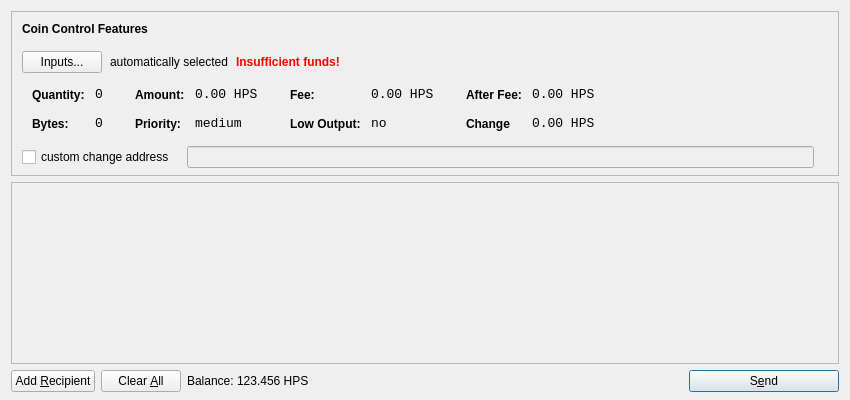
<?xml version="1.0" encoding="UTF-8"?>
<ui version="4.0">
 <class>SendCoinsDialog</class>
 <widget class="QDialog" name="SendCoinsDialog">
  <property name="geometry">
   <rect>
    <x>0</x>
    <y>0</y>
    <width>850</width>
    <height>400</height>
   </rect>
  </property>
  <property name="windowTitle">
   <string>Send Coins</string>
  </property>
  <layout class="QVBoxLayout" name="verticalLayout" stretch="0,1,0">
   <property name="bottomMargin">
    <number>8</number>
   </property>
   <item>
    <widget class="QFrame" name="frameCoinControl">
     <property name="sizePolicy">
      <sizepolicy hsizetype="Expanding" vsizetype="Expanding">
       <horstretch>0</horstretch>
       <verstretch>0</verstretch>
      </sizepolicy>
     </property>
     <property name="maximumSize">
      <size>
       <width>16777215</width>
       <height>16777215</height>
      </size>
     </property>
     <property name="frameShape">
      <enum>QFrame::StyledPanel</enum>
     </property>
     <property name="frameShadow">
      <enum>QFrame::Sunken</enum>
     </property>
     <layout class="QVBoxLayout" name="verticalLayoutCoinControl2">
      <property name="spacing">
       <number>-1</number>
      </property>
      <property name="leftMargin">
       <number>0</number>
      </property>
      <property name="topMargin">
       <number>0</number>
      </property>
      <property name="rightMargin">
       <number>0</number>
      </property>
      <property name="bottomMargin">
       <number>6</number>
      </property>
      <item>
       <layout class="QVBoxLayout" name="verticalLayoutCoinControl" stretch="0,0,0,0,1">
        <property name="spacing">
         <number>0</number>
        </property>
        <property name="leftMargin">
         <number>10</number>
        </property>
        <property name="topMargin">
         <number>10</number>
        </property>
        <item>
         <layout class="QHBoxLayout" name="horizontalLayoutCoinControl1">
          <property name="bottomMargin">
           <number>15</number>
          </property>
          <item>
           <widget class="QLabel" name="labelCoinControlFeatures">
            <property name="sizePolicy">
             <sizepolicy hsizetype="Preferred" vsizetype="Maximum">
              <horstretch>0</horstretch>
              <verstretch>0</verstretch>
             </sizepolicy>
            </property>
            <property name="font">
             <font>
              <weight>75</weight>
              <bold>true</bold>
             </font>
            </property>
            <property name="styleSheet">
             <string notr="true">font-weight:bold;</string>
            </property>
            <property name="text">
             <string>Coin Control Features</string>
            </property>
           </widget>
          </item>
         </layout>
        </item>
        <item>
         <layout class="QHBoxLayout" name="horizontalLayoutCoinControl2" stretch="0,0,0,0">
          <property name="spacing">
           <number>8</number>
          </property>
          <property name="bottomMargin">
           <number>10</number>
          </property>
          <item>
           <widget class="QPushButton" name="pushButtonCoinControl">
            <property name="styleSheet">
             <string notr="true"/>
            </property>
            <property name="text">
             <string>Inputs...</string>
            </property>
           </widget>
          </item>
          <item>
           <widget class="QLabel" name="labelCoinControlAutomaticallySelected">
            <property name="text">
             <string>automatically selected</string>
            </property>
            <property name="margin">
             <number>5</number>
            </property>
           </widget>
          </item>
          <item>
           <widget class="QLabel" name="labelCoinControlInsuffFunds">
            <property name="font">
             <font>
              <weight>75</weight>
              <bold>true</bold>
             </font>
            </property>
            <property name="styleSheet">
             <string notr="true">color:red;font-weight:bold;</string>
            </property>
            <property name="text">
             <string>Insufficient funds!</string>
            </property>
            <property name="margin">
             <number>5</number>
            </property>
           </widget>
          </item>
          <item>
           <spacer name="horizontalSpacerCoinControl">
            <property name="orientation">
             <enum>Qt::Horizontal</enum>
            </property>
            <property name="sizeHint" stdset="0">
             <size>
              <width>40</width>
              <height>1</height>
             </size>
            </property>
           </spacer>
          </item>
         </layout>
        </item>
        <item>
         <widget class="QWidget" name="widgetCoinControl" native="true">
          <property name="sizePolicy">
           <sizepolicy hsizetype="Preferred" vsizetype="Preferred">
            <horstretch>0</horstretch>
            <verstretch>0</verstretch>
           </sizepolicy>
          </property>
          <property name="minimumSize">
           <size>
            <width>0</width>
            <height>0</height>
           </size>
          </property>
          <property name="styleSheet">
           <string notr="true"/>
          </property>
          <layout class="QHBoxLayout" name="horizontalLayoutCoinControl5">
           <property name="margin">
            <number>0</number>
           </property>
           <item>
            <layout class="QHBoxLayout" name="horizontalLayoutCoinControl3" stretch="0,0,0,1">
             <property name="spacing">
              <number>20</number>
             </property>
             <property name="topMargin">
              <number>0</number>
             </property>
             <property name="bottomMargin">
              <number>10</number>
             </property>
             <item>
              <layout class="QFormLayout" name="formLayoutCoinControl1">
               <property name="horizontalSpacing">
                <number>10</number>
               </property>
               <property name="verticalSpacing">
                <number>14</number>
               </property>
               <property name="leftMargin">
                <number>10</number>
               </property>
               <property name="topMargin">
                <number>4</number>
               </property>
               <property name="rightMargin">
                <number>6</number>
               </property>
               <item row="0" column="0">
                <widget class="QLabel" name="labelCoinControlQuantityText">
                 <property name="styleSheet">
                  <string notr="true">font-weight:bold;</string>
                 </property>
                 <property name="text">
                  <string>Quantity:</string>
                 </property>
                 <property name="margin">
                  <number>0</number>
                 </property>
                </widget>
               </item>
               <item row="0" column="1">
                <widget class="QLabel" name="labelCoinControlQuantity">
                 <property name="font">
                  <font>
                   <family>Monospace</family>
                   <pointsize>10</pointsize>
                  </font>
                 </property>
                 <property name="cursor">
                  <cursorShape>IBeamCursor</cursorShape>
                 </property>
                 <property name="contextMenuPolicy">
                  <enum>Qt::ActionsContextMenu</enum>
                 </property>
                 <property name="text">
                  <string>0</string>
                 </property>
                 <property name="margin">
                  <number>0</number>
                 </property>
                 <property name="textInteractionFlags">
                  <set>Qt::LinksAccessibleByMouse|Qt::TextSelectableByKeyboard|Qt::TextSelectableByMouse</set>
                 </property>
                </widget>
               </item>
               <item row="1" column="0">
                <widget class="QLabel" name="labelCoinControlBytesText">
                 <property name="styleSheet">
                  <string notr="true">font-weight:bold;</string>
                 </property>
                 <property name="text">
                  <string>Bytes:</string>
                 </property>
                </widget>
               </item>
               <item row="1" column="1">
                <widget class="QLabel" name="labelCoinControlBytes">
                 <property name="font">
                  <font>
                   <family>Monospace</family>
                   <pointsize>10</pointsize>
                  </font>
                 </property>
                 <property name="cursor">
                  <cursorShape>IBeamCursor</cursorShape>
                 </property>
                 <property name="contextMenuPolicy">
                  <enum>Qt::ActionsContextMenu</enum>
                 </property>
                 <property name="text">
                  <string>0</string>
                 </property>
                 <property name="textInteractionFlags">
                  <set>Qt::LinksAccessibleByMouse|Qt::TextSelectableByKeyboard|Qt::TextSelectableByMouse</set>
                 </property>
                </widget>
               </item>
              </layout>
             </item>
             <item>
              <layout class="QFormLayout" name="formLayoutCoinControl2">
               <property name="horizontalSpacing">
                <number>10</number>
               </property>
               <property name="verticalSpacing">
                <number>14</number>
               </property>
               <property name="leftMargin">
                <number>6</number>
               </property>
               <property name="topMargin">
                <number>4</number>
               </property>
               <property name="rightMargin">
                <number>6</number>
               </property>
               <item row="0" column="0">
                <widget class="QLabel" name="labelCoinControlAmountText">
                 <property name="styleSheet">
                  <string notr="true">font-weight:bold;</string>
                 </property>
                 <property name="text">
                  <string>Amount:</string>
                 </property>
                 <property name="margin">
                  <number>0</number>
                 </property>
                </widget>
               </item>
               <item row="0" column="1">
                <widget class="QLabel" name="labelCoinControlAmount">
                 <property name="font">
                  <font>
                   <family>Monospace</family>
                   <pointsize>10</pointsize>
                  </font>
                 </property>
                 <property name="cursor">
                  <cursorShape>IBeamCursor</cursorShape>
                 </property>
                 <property name="contextMenuPolicy">
                  <enum>Qt::ActionsContextMenu</enum>
                 </property>
                 <property name="text">
                  <string>0.00 HPS</string>
                 </property>
                 <property name="textInteractionFlags">
                  <set>Qt::LinksAccessibleByMouse|Qt::TextSelectableByKeyboard|Qt::TextSelectableByMouse</set>
                 </property>
                </widget>
               </item>
               <item row="1" column="0">
                <widget class="QLabel" name="labelCoinControlPriorityText">
                 <property name="styleSheet">
                  <string notr="true">font-weight:bold;</string>
                 </property>
                 <property name="text">
                  <string>Priority:</string>
                 </property>
                </widget>
               </item>
               <item row="1" column="1">
                <widget class="QLabel" name="labelCoinControlPriority">
                 <property name="font">
                  <font>
                   <family>Monospace</family>
                   <pointsize>10</pointsize>
                  </font>
                 </property>
                 <property name="cursor">
                  <cursorShape>IBeamCursor</cursorShape>
                 </property>
                 <property name="contextMenuPolicy">
                  <enum>Qt::ActionsContextMenu</enum>
                 </property>
                 <property name="text">
                  <string>medium</string>
                 </property>
                 <property name="textInteractionFlags">
                  <set>Qt::LinksAccessibleByMouse|Qt::TextSelectableByKeyboard|Qt::TextSelectableByMouse</set>
                 </property>
                </widget>
               </item>
              </layout>
             </item>
             <item>
              <layout class="QFormLayout" name="formLayoutCoinControl3">
               <property name="horizontalSpacing">
                <number>10</number>
               </property>
               <property name="verticalSpacing">
                <number>14</number>
               </property>
               <property name="leftMargin">
                <number>6</number>
               </property>
               <property name="topMargin">
                <number>4</number>
               </property>
               <property name="rightMargin">
                <number>6</number>
               </property>
               <item row="0" column="0">
                <widget class="QLabel" name="labelCoinControlFeeText">
                 <property name="styleSheet">
                  <string notr="true">font-weight:bold;</string>
                 </property>
                 <property name="text">
                  <string>Fee:</string>
                 </property>
                 <property name="margin">
                  <number>0</number>
                 </property>
                </widget>
               </item>
               <item row="0" column="1">
                <widget class="QLabel" name="labelCoinControlFee">
                 <property name="font">
                  <font>
                   <family>Monospace</family>
                   <pointsize>10</pointsize>
                  </font>
                 </property>
                 <property name="cursor">
                  <cursorShape>IBeamCursor</cursorShape>
                 </property>
                 <property name="contextMenuPolicy">
                  <enum>Qt::ActionsContextMenu</enum>
                 </property>
                 <property name="text">
                  <string>0.00 HPS</string>
                 </property>
                 <property name="textInteractionFlags">
                  <set>Qt::LinksAccessibleByMouse|Qt::TextSelectableByKeyboard|Qt::TextSelectableByMouse</set>
                 </property>
                </widget>
               </item>
               <item row="1" column="0">
                <widget class="QLabel" name="labelCoinControlLowOutputText">
                 <property name="styleSheet">
                  <string notr="true">font-weight:bold;</string>
                 </property>
                 <property name="text">
                  <string>Low Output:</string>
                 </property>
                </widget>
               </item>
               <item row="1" column="1">
                <widget class="QLabel" name="labelCoinControlLowOutput">
                 <property name="font">
                  <font>
                   <family>Monospace</family>
                   <pointsize>10</pointsize>
                  </font>
                 </property>
                 <property name="cursor">
                  <cursorShape>IBeamCursor</cursorShape>
                 </property>
                 <property name="contextMenuPolicy">
                  <enum>Qt::ActionsContextMenu</enum>
                 </property>
                 <property name="text">
                  <string>no</string>
                 </property>
                 <property name="textInteractionFlags">
                  <set>Qt::LinksAccessibleByMouse|Qt::TextSelectableByKeyboard|Qt::TextSelectableByMouse</set>
                 </property>
                </widget>
               </item>
              </layout>
             </item>
             <item>
              <layout class="QFormLayout" name="formLayoutCoinControl4">
               <property name="horizontalSpacing">
                <number>10</number>
               </property>
               <property name="verticalSpacing">
                <number>14</number>
               </property>
               <property name="leftMargin">
                <number>6</number>
               </property>
               <property name="topMargin">
                <number>4</number>
               </property>
               <property name="rightMargin">
                <number>6</number>
               </property>
               <item row="0" column="0">
                <widget class="QLabel" name="labelCoinControlAfterFeeText">
                 <property name="styleSheet">
                  <string notr="true">font-weight:bold;</string>
                 </property>
                 <property name="text">
                  <string>After Fee:</string>
                 </property>
                 <property name="margin">
                  <number>0</number>
                 </property>
                </widget>
               </item>
               <item row="0" column="1">
                <widget class="QLabel" name="labelCoinControlAfterFee">
                 <property name="font">
                  <font>
                   <family>Monospace</family>
                   <pointsize>10</pointsize>
                  </font>
                 </property>
                 <property name="cursor">
                  <cursorShape>IBeamCursor</cursorShape>
                 </property>
                 <property name="contextMenuPolicy">
                  <enum>Qt::ActionsContextMenu</enum>
                 </property>
                 <property name="text">
                  <string>0.00 HPS</string>
                 </property>
                 <property name="textInteractionFlags">
                  <set>Qt::LinksAccessibleByMouse|Qt::TextSelectableByKeyboard|Qt::TextSelectableByMouse</set>
                 </property>
                </widget>
               </item>
               <item row="1" column="0">
                <widget class="QLabel" name="labelCoinControlChangeText">
                 <property name="styleSheet">
                  <string notr="true">font-weight:bold;</string>
                 </property>
                 <property name="text">
                  <string>Change</string>
                 </property>
                </widget>
               </item>
               <item row="1" column="1">
                <widget class="QLabel" name="labelCoinControlChange">
                 <property name="font">
                  <font>
                   <family>Monospace</family>
                   <pointsize>10</pointsize>
                  </font>
                 </property>
                 <property name="cursor">
                  <cursorShape>IBeamCursor</cursorShape>
                 </property>
                 <property name="contextMenuPolicy">
                  <enum>Qt::ActionsContextMenu</enum>
                 </property>
                 <property name="text">
                  <string>0.00 HPS</string>
                 </property>
                 <property name="textInteractionFlags">
                  <set>Qt::LinksAccessibleByMouse|Qt::TextSelectableByKeyboard|Qt::TextSelectableByMouse</set>
                 </property>
                </widget>
               </item>
              </layout>
             </item>
            </layout>
           </item>
          </layout>
         </widget>
        </item>
        <item>
         <layout class="QHBoxLayout" name="horizontalLayoutCoinControl4" stretch="0,0,0">
          <property name="spacing">
           <number>12</number>
          </property>
          <property name="sizeConstraint">
           <enum>QLayout::SetDefaultConstraint</enum>
          </property>
          <property name="topMargin">
           <number>5</number>
          </property>
          <property name="rightMargin">
           <number>5</number>
          </property>
          <item>
           <widget class="QCheckBox" name="checkBoxCoinControlChange">
            <property name="text">
             <string>custom change address</string>
            </property>
           </widget>
          </item>
          <item>
           <widget class="QLineEdit" name="lineEditCoinControlChange">
            <property name="enabled">
             <bool>false</bool>
            </property>
            <property name="sizePolicy">
             <sizepolicy hsizetype="Expanding" vsizetype="Fixed">
              <horstretch>0</horstretch>
              <verstretch>0</verstretch>
             </sizepolicy>
            </property>
           </widget>
          </item>
          <item>
           <widget class="QLabel" name="labelCoinControlChangeLabel">
            <property name="sizePolicy">
             <sizepolicy hsizetype="Preferred" vsizetype="Expanding">
              <horstretch>0</horstretch>
              <verstretch>0</verstretch>
             </sizepolicy>
            </property>
            <property name="minimumSize">
             <size>
              <width>0</width>
              <height>0</height>
             </size>
            </property>
            <property name="text">
             <string/>
            </property>
            <property name="margin">
             <number>3</number>
            </property>
           </widget>
          </item>
         </layout>
        </item>
        <item>
         <spacer name="verticalSpacerCoinControl">
          <property name="orientation">
           <enum>Qt::Vertical</enum>
          </property>
          <property name="sizeHint" stdset="0">
           <size>
            <width>800</width>
            <height>1</height>
           </size>
          </property>
         </spacer>
        </item>
       </layout>
      </item>
     </layout>
    </widget>
   </item>
   <item>
    <widget class="QScrollArea" name="scrollArea">
     <property name="widgetResizable">
      <bool>true</bool>
     </property>
     <widget class="QWidget" name="scrollAreaWidgetContents">
      <property name="geometry">
       <rect>
        <x>0</x>
        <y>0</y>
        <width>830</width>
        <height>165</height>
       </rect>
      </property>
      <layout class="QVBoxLayout" name="verticalLayout_2">
       <property name="margin">
        <number>0</number>
       </property>
       <item>
        <layout class="QVBoxLayout" name="entries">
         <property name="spacing">
          <number>6</number>
         </property>
        </layout>
       </item>
       <item>
        <spacer name="verticalSpacer">
         <property name="orientation">
          <enum>Qt::Vertical</enum>
         </property>
         <property name="sizeHint" stdset="0">
          <size>
           <width>20</width>
           <height>40</height>
          </size>
         </property>
        </spacer>
       </item>
      </layout>
     </widget>
    </widget>
   </item>
   <item>
    <layout class="QHBoxLayout" name="horizontalLayout">
     <item>
      <widget class="QPushButton" name="addButton">
       <property name="toolTip">
        <string>Send to multiple recipients at once</string>
       </property>
       <property name="text">
        <string>Add &amp;Recipient</string>
       </property>
       <property name="icon">
        <iconset resource="../bitcoin.qrc">
         <normaloff>:/icons/add</normaloff>:/icons/add</iconset>
       </property>
       <property name="autoDefault">
        <bool>false</bool>
       </property>
      </widget>
     </item>
     <item>
      <widget class="QPushButton" name="clearButton">
       <property name="sizePolicy">
        <sizepolicy hsizetype="Minimum" vsizetype="Fixed">
         <horstretch>0</horstretch>
         <verstretch>0</verstretch>
        </sizepolicy>
       </property>
       <property name="toolTip">
        <string>Remove all transaction fields</string>
       </property>
       <property name="text">
        <string>Clear &amp;All</string>
       </property>
       <property name="icon">
        <iconset resource="../bitcoin.qrc">
         <normaloff>:/icons/remove</normaloff>:/icons/remove</iconset>
       </property>
       <property name="autoRepeatDelay">
        <number>300</number>
       </property>
       <property name="autoDefault">
        <bool>false</bool>
       </property>
      </widget>
     </item>
     <item>
      <layout class="QHBoxLayout" name="horizontalLayout_2">
       <property name="spacing">
        <number>3</number>
       </property>
       <item>
        <widget class="QLabel" name="label">
         <property name="sizePolicy">
          <sizepolicy hsizetype="Preferred" vsizetype="Fixed">
           <horstretch>0</horstretch>
           <verstretch>0</verstretch>
          </sizepolicy>
         </property>
         <property name="text">
          <string>Balance:</string>
         </property>
        </widget>
       </item>
       <item>
        <widget class="QLabel" name="labelBalance">
         <property name="sizePolicy">
          <sizepolicy hsizetype="Preferred" vsizetype="Fixed">
           <horstretch>0</horstretch>
           <verstretch>0</verstretch>
          </sizepolicy>
         </property>
         <property name="cursor">
          <cursorShape>IBeamCursor</cursorShape>
         </property>
         <property name="text">
          <string>123.456 HPS</string>
         </property>
         <property name="textInteractionFlags">
          <set>Qt::LinksAccessibleByMouse|Qt::TextSelectableByKeyboard|Qt::TextSelectableByMouse</set>
         </property>
        </widget>
       </item>
      </layout>
     </item>
     <item>
      <spacer name="horizontalSpacer">
       <property name="orientation">
        <enum>Qt::Horizontal</enum>
       </property>
       <property name="sizeHint" stdset="0">
        <size>
         <width>40</width>
         <height>20</height>
        </size>
       </property>
      </spacer>
     </item>
     <item>
      <widget class="QPushButton" name="sendButton">
       <property name="minimumSize">
        <size>
         <width>150</width>
         <height>0</height>
        </size>
       </property>
       <property name="toolTip">
        <string>Confirm the send action</string>
       </property>
       <property name="text">
        <string>S&amp;end</string>
       </property>
       <property name="icon">
        <iconset resource="../bitcoin.qrc">
         <normaloff>:/icons/send</normaloff>:/icons/send</iconset>
       </property>
       <property name="default">
        <bool>true</bool>
       </property>
      </widget>
     </item>
    </layout>
   </item>
  </layout>
 </widget>
 <resources>
  <include location="../bitcoin.qrc"/>
 </resources>
 <connections/>
</ui>
